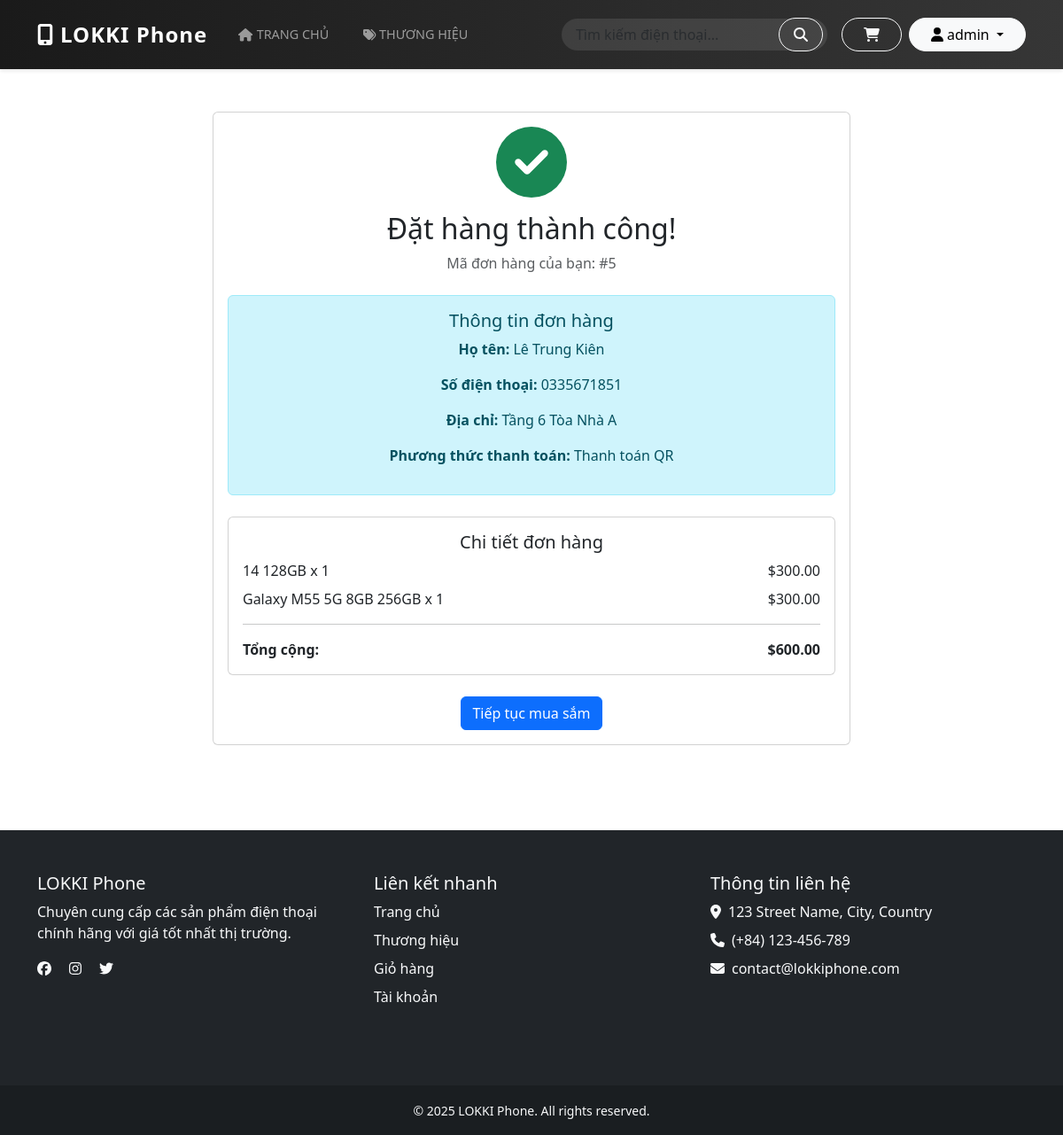
The app's page /order-complete/5/ (signed in) with its own data.
### store/models.py (models this page shows, shortened)
class Order(models.Model):
    STATUS_CHOICES = (
        ('pending', 'Đang chờ xử lý'),
        ('processing', 'Đang xử lý'),
        ('shipped', 'Đang giao hàng'),
        ('completed', 'Đã giao hàng'),
        ('cancelled', 'Đã hủy')
    )
    PAYMENT_CHOICES = (
        ('cod', 'Thanh toán khi nhận hàng'),
        ('qr', 'Thanh toán QR')
    )
    user = models.ForeignKey(User, on_delete=models.CASCADE)
    full_name = models.CharField(max_length=100)
    phone = models.CharField(max_length=15)
    address = models.TextField()
    payment_method = models.CharField(max_length=20, choices=PAYMENT_CHOICES)
    total = models.DecimalField(max_digits=10, decimal_places=2)
    status = models.CharField(max_length=20, choices=STATUS_CHOICES, default='pending')
    order_note = models.TextField(blank=True)  # Added back
    created_at = models.DateTimeField(auto_now_add=True)
    updated_at = models.DateTimeField(auto_now=True)  # Added back

class OrderItem(models.Model):
    order = models.ForeignKey(Order, on_delete=models.CASCADE)
    product = models.ForeignKey(Phone, on_delete=models.CASCADE)
    quantity = models.PositiveIntegerField()
    price = models.DecimalField(max_digits=10, decimal_places=2)

class Phone(models.Model):
    name = models.CharField(max_length=200)
    brand = models.ForeignKey(Brand, on_delete=models.CASCADE)
    description = models.TextField()
    price = models.DecimalField(max_digits=10, decimal_places=2)
    stock = models.PositiveIntegerField()
    available = models.BooleanField(default=True)
    image = models.ImageField(upload_to='phones/')
    created_at = models.DateTimeField(auto_now_add=True)

### store/views.py (the view)
# urls.py: path('order-complete/<int:order_id>/', views.order_complete, name='order_complete'),
@login_required
def order_complete(request, order_id):
    order = get_object_or_404(Order, id=order_id, user=request.user)
    return render(request, 'store/order_complete.html', {'order': order})

### store/templates/store/order_complete.html
{% extends 'store/base.html' %}
{% block content %}
<div class="container my-5">
    <div class="row justify-content-center">
        <div class="col-md-8">
            <div class="card">
                <div class="card-body text-center">
                    <i class="fas fa-check-circle text-success" style="font-size: 5rem;"></i>
                    <h2 class="mt-3">Đặt hàng thành công!</h2>
                    <p class="text-muted">Mã đơn hàng của bạn: #{{ order.id }}</p>
                    <div class="alert alert-info mt-4">
                        <h5>Thông tin đơn hàng</h5>
                        <p><strong>Họ tên:</strong> {{ order.full_name }}</p>
                        <p><strong>Số điện thoại:</strong> {{ order.phone }}</p>
                        <p><strong>Địa chỉ:</strong> {{ order.address }}</p>
                        <p><strong>Phương thức thanh toán:</strong> {{ order.get_payment_method_display }}</p>
                    </div>
                    <div class="card mt-4">
                        <div class="card-body">
                            <h5>Chi tiết đơn hàng</h5>
                            {% for item in order.orderitem_set.all %}
                            <div class="d-flex justify-content-between my-2">
                                <span>{{ item.product.name }} x {{ item.quantity }}</span>
                                <span>${{ item.price }}</span>
                            </div>
                            {% endfor %}
                            <hr>
                            <div class="d-flex justify-content-between">
                                <strong>Tổng cộng:</strong>
                                <strong>${{ order.total }}</strong>
                            </div>
                        </div>
                    </div>
                    <div class="mt-4">
                        <a href="{% url 'home' %}" class="btn btn-primary">Tiếp tục mua sắm</a>
                    </div>
                </div>
            </div>
        </div>
    </div>
</div>
{% endblock %}

### store/templates/store/base.html (shortened to what this page needs)
<!DOCTYPE html>
<html lang="en">
<head>
    <link href="https://cdn.jsdelivr.net/npm/bootstrap@5.3.0/dist/css/bootstrap.min.css" rel="stylesheet">
    <link rel="stylesheet" href="https://cdnjs.cloudflare.com/ajax/libs/font-awesome/6.0.0/css/all.min.css">
</head>
<body>
    <div id="content">
        <nav class="navbar navbar-expand-lg navbar-dark bg-dark">
            <div class="container">
                <a class="navbar-brand" href="/">
                    <i class="fas fa-mobile-alt me-2"></i>LOKKI Phone
                </a>
                <div class="collapse navbar-collapse" id="navbarNav">
                    <ul class="navbar-nav me-auto mb-2 mb-lg-0">
                        <li class="nav-item">
                            <a class="nav-link {% if request.path == '/' %}active{% endif %}" href="{% url 'home' %}">
                                <i class="fas fa-home me-1"></i>Trang chủ
                            </a>
                        </li>
                        <li class="nav-item">
                            <a class="nav-link {% if 'brands' in request.path %}active{% endif %}" href="{% url 'brands' %}">
                                <i class="fas fa-tags me-1"></i>Thương hiệu
                            </a>
                        </li>
                    </ul>
                    <form class="search-form d-flex me-3" action="{% url 'search' %}" method="get">
                        <input class="form-control" type="search" name="q" placeholder="Tìm kiếm điện thoại..."
                               aria-label="Search">
                        <button class="btn btn-outline-light" type="submit">
                            <i class="fas fa-search"></i>
                        </button>
                    </form>
                    <div class="navbar-auth d-flex align-items-center">
                        {% if user.is_authenticated %}
                            <a href="{% url 'cart' %}" class="btn btn-outline-light me-2 cart-btn">
                                <i class="fas fa-shopping-cart"></i>
                            </a>
                            <div class="dropdown">
                                <button class="btn btn-light dropdown-toggle" type="button" id="userDropdown"
                                        data-bs-toggle="dropdown" aria-expanded="false">
                                    <i class="fas fa-user me-1"></i>{{ user.username }}
                                </button>
                            </div>
                        {% endif %}
                    </div>
                </div>
            </div>
        </nav>
        <div class="container mt-4" id="content">
            {% block content %}{% endblock %}
        </div>
    </div>
    <footer class="bg-dark text-light mt-5">
        <div class="container py-5">
            <div class="row">
                <div class="col-md-4 mb-4">
                    <h5>LOKKI Phone</h5>
                    <p>Chuyên cung cấp các sản phẩm điện thoại chính hãng với giá tốt nhất thị trường.</p>
                    <div class="social-links">
                        <a href="#" class="text-light me-3"><i class="fab fa-facebook"></i></a>
                        <a href="#" class="text-light me-3"><i class="fab fa-instagram"></i></a>
                        <a href="#" class="text-light"><i class="fab fa-twitter"></i></a>
                    </div>
                </div>
                <div class="col-md-4 mb-4">
                    <h5>Liên kết nhanh</h5>
                    <ul class="list-unstyled">
                        <li><a href="{% url 'home' %}" class="text-light text-decoration-none">Trang chủ</a></li>
                        <li><a href="{% url 'brands' %}" class="text-light text-decoration-none">Thương hiệu</a></li>
                        <li><a href="{% url 'cart' %}" class="text-light text-decoration-none">Giỏ hàng</a></li>
                        {% if user.is_authenticated %}
                            <li><a href="{% url 'profile' %}" class="text-light text-decoration-none">Tài khoản</a></li>
                        {% else %}
                            <li><a href="{% url 'login' %}" class="text-light text-decoration-none">Đăng nhập</a></li>
                        {% endif %}
                    </ul>
                </div>
                <div class="col-md-4 mb-4">
                    <h5>Thông tin liên hệ</h5>
                    <ul class="list-unstyled">
                        <li><i class="fas fa-map-marker-alt me-2"></i>123 Street Name, City, Country</li>
                        <li><i class="fas fa-phone me-2"></i>(+84) 123-456-789</li>
                        <li><i class="fas fa-envelope me-2"></i>contact@lokkiphone.com</li>
                    </ul>
                </div>
            </div>
        </div>
        <div class="bg-darker py-3">
            <div class="container text-center">
                <small>&copy; {% now "Y" %} LOKKI Phone. All rights reserved.</small>
            </div>
        </div>
    </footer>
</body>
</html>

### store/templates/store/base.html (style rules this page uses)
body { min-height: 100vh; display: flex; flex-direction: column; }
#content { flex: 1 0 auto; }
footer { flex-shrink: 0; }
.bg-darker { background-color: rgba(0, 0, 0, 0.2); }
footer ul li { margin-bottom: 0.5rem; }
.navbar { padding: 1rem 0; box-shadow: 0 2px 4px rgba(0,0,0,.1); background: linear-gradient(to right, #1a1a1a, #363636) !important; }
.navbar-brand { font-size: 1.5rem; font-weight: 700; letter-spacing: 1px; }
.nav-link { font-weight: 500; text-transform: uppercase; font-size: 0.9rem; padding: 0.5rem 1rem !important; margin: 0 0.2rem; transition: all 0.3s ease; }
.search-form { position: relative; width: 300px; }
.search-form .form-control { border-radius: 20px; padding-left: 1rem; padding-right: 3rem; background-color: rgba(255,255,255,0.1); border: none; color: white; }
.search-form .btn { position: absolute; right: 5px; top: 50%; transform: translateY(-50%); border-radius: 20px; padding: 0.375rem 1rem; }
.navbar-auth .btn { border-radius: 20px; padding: 0.375rem 1.5rem; transition: all 0.3s ease; }
.cart-btn { position: relative; }

### records on screen
Order: id "5", full_name "Lê Trung Kiên", phone "0335671851", address "Tầng 6 Tòa Nhà A", payment_method "Thanh toán QR", total "600.00"
OrderItem: product.name "14 128GB", quantity "1", price "300.00"
OrderItem: product.name "Galaxy M55 5G 8GB 256GB", quantity "1", price "300.00"

### other values on screen
{{ user.username }} "admin"
